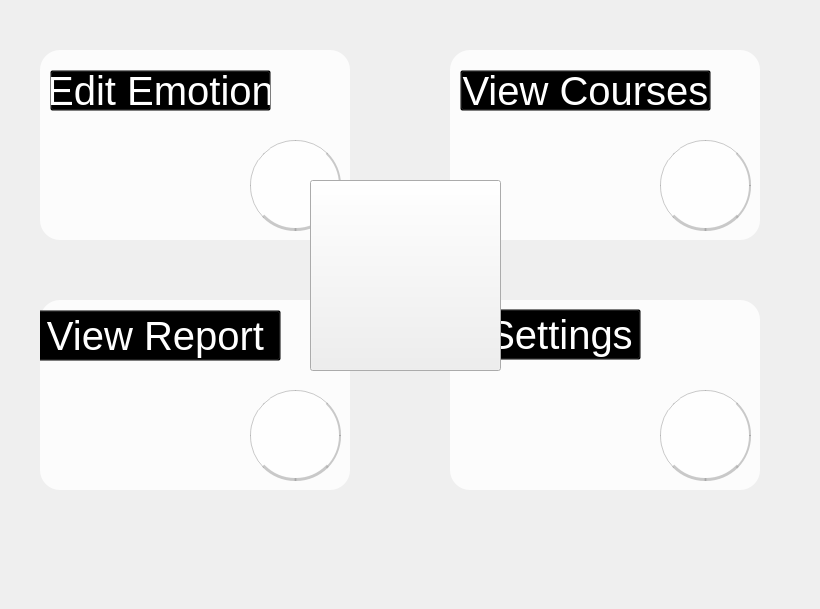
            <widget class="QWidget" name="Home_Page">
             <widget class="QFrame" name="frame">
              <property name="geometry">
               <rect>
                <x>40</x>
                <y>50</y>
                <width>310</width>
                <height>190</height>
               </rect>
              </property>
              <property name="focusPolicy">
               <enum>Qt::StrongFocus</enum>
              </property>
              <property name="acceptDrops">
               <bool>false</bool>
              </property>
              <property name="autoFillBackground">
               <bool>false</bool>
              </property>
              <property name="styleSheet">
               <string notr="true">QFrame{
	background-color: rgba(255, 255, 255,210);
	border-radius:20px;
	
}
QFrame:hover{
	
  	background-color: rgba(255, 255, 255,255);
	border-width: 0px 2px 3px 0;
	border-style: solid;
	border-color:  rgb(163, 163, 163,150) ;
}</string>
              </property>
              <property name="frameShape">
               <enum>QFrame::NoFrame</enum>
              </property>
              <property name="frameShadow">
               <enum>QFrame::Raised</enum>
              </property>
              <property name="lineWidth">
               <number>7</number>
              </property>
              <property name="midLineWidth">
               <number>7</number>
              </property>
              <widget class="QLabel" name="label_8">
               <property name="geometry">
                <rect>
                 <x>-20</x>
                 <y>-20</y>
                 <width>391</width>
                 <height>241</height>
                </rect>
               </property>
               <property name="styleSheet">
                <string notr="true">QLabel{
	background-color: #00000000;
	border-radius:20px;

}
QLabel:hover{
	border: 0px solid;
}</string>
               </property>
               <property name="text">
                <string/>
               </property>
               <property name="pixmap">
                <pixmap>cardBackground2.png</pixmap>
               </property>
               <property name="scaledContents">
                <bool>true</bool>
               </property>
               <property name="margin">
                <number>10</number>
               </property>
              </widget>
              <widget class="QLabel" name="label_7">
               <property name="geometry">
                <rect>
                 <x>210</x>
                 <y>90</y>
                 <width>91</width>
                 <height>91</height>
                </rect>
               </property>
               <property name="styleSheet">
                <string notr="true">QLabel{
	
	border-width: 1px 2px 3px 1px;
	border-style: solid;
	border-color:  rgb(163, 163, 163,150) ;
	border-radius: 45px;

}
QLabel:hover{
	border-width: 2px 3px 4px 2px;
	border-style: solid;
	border-color:  rgb(163, 163, 163,150) ;
}</string>
               </property>
               <property name="text">
                <string/>
               </property>
               <property name="pixmap">
                <pixmap>EE-LOGO.png</pixmap>
               </property>
               <property name="scaledContents">
                <bool>true</bool>
               </property>
               <property name="margin">
                <number>10</number>
               </property>
              </widget>
              <widget class="QPushButton" name="emotionBtn">
               <property name="geometry">
                <rect>
                 <x>10</x>
                 <y>20</y>
                 <width>221</width>
                 <height>41</height>
                </rect>
               </property>
               <property name="styleSheet">
                <string notr="true">QPushButton{
	font-size:40px;
	background-color: #00000000;
	color:white;
	

}
QPushButton:hover{
	text-decoration: underline;
	border:0px solid;
}</string>
               </property>
               <property name="text">
                <string>Edit Emotion</string>
               </property>
              </widget>
             </widget>
             <widget class="QFrame" name="frame_4">
              <property name="geometry">
               <rect>
                <x>450</x>
                <y>50</y>
                <width>310</width>
                <height>190</height>
               </rect>
              </property>
              <property name="styleSheet">
               <string notr="true">QFrame{
	background-color: rgba(255, 255, 255,210);
	border-radius:20px;
	
}
QFrame:hover{
	
  	background-color: rgba(255, 255, 255,255);
	border-width: 0px 2px 3px 0;
	border-style: solid;
	border-color:  rgb(163, 163, 163,150) ;
}</string>
              </property>
              <property name="frameShape">
               <enum>QFrame::StyledPanel</enum>
              </property>
              <property name="frameShadow">
               <enum>QFrame::Raised</enum>
              </property>
              <widget class="QLabel" name="label_9">
               <property name="geometry">
                <rect>
                 <x>-20</x>
                 <y>-20</y>
                 <width>391</width>
                 <height>241</height>
                </rect>
               </property>
               <property name="styleSheet">
                <string notr="true">QLabel{
	background-color: #00000000;
	border-radius:20px;

}
QLabel:hover{
	border: 0px solid;
}</string>
               </property>
               <property name="text">
                <string/>
               </property>
               <property name="pixmap">
                <pixmap>cardBackground2.png</pixmap>
               </property>
               <property name="scaledContents">
                <bool>true</bool>
               </property>
               <property name="margin">
                <number>10</number>
               </property>
              </widget>
              <widget class="QLabel" name="label_11">
               <property name="geometry">
                <rect>
                 <x>210</x>
                 <y>90</y>
                 <width>91</width>
                 <height>91</height>
                </rect>
               </property>
               <property name="styleSheet">
                <string notr="true">QLabel{
	
	border-width: 1px 2px 3px 1px;
	border-style: solid;
	border-color:  rgb(163, 163, 163,150) ;
	border-radius: 45px;

}
QLabel:hover{
	border-width: 2px 3px 4px 2px;
	border-style: solid;
	border-color:  rgb(163, 163, 163,150) ;
}</string>
               </property>
               <property name="text">
                <string/>
               </property>
               <property name="pixmap">
                <pixmap>course-icon.png</pixmap>
               </property>
               <property name="scaledContents">
                <bool>true</bool>
               </property>
               <property name="margin">
                <number>10</number>
               </property>
              </widget>
              <widget class="QPushButton" name="pushButton_4">
               <property name="geometry">
                <rect>
                 <x>10</x>
                 <y>20</y>
                 <width>251</width>
                 <height>41</height>
                </rect>
               </property>
               <property name="styleSheet">
                <string notr="true">QPushButton{
	font-size:40px;
	background-color: #00000000;
	color:white;
	

}
QPushButton:hover{
	text-decoration: underline;
	border:0px solid;
}</string>
               </property>
               <property name="text">
                <string>View Courses</string>
               </property>
              </widget>
             </widget>
             <widget class="QFrame" name="frame_3">
              <property name="geometry">
               <rect>
                <x>40</x>
                <y>300</y>
                <width>310</width>
                <height>190</height>
               </rect>
              </property>
              <property name="styleSheet">
               <string notr="true">QFrame{
	background-color: rgba(255, 255, 255,210);
	border-radius:20px;
	
}
QFrame:hover{
	
  	background-color: rgba(255, 255, 255,255);
	border-width: 0px 2px 3px 0;
	border-style: solid;
	border-color:  rgb(163, 163, 163,150) ;
}</string>
              </property>
              <property name="frameShape">
               <enum>QFrame::StyledPanel</enum>
              </property>
              <property name="frameShadow">
               <enum>QFrame::Raised</enum>
              </property>
              <widget class="QLabel" name="label_12">
               <property name="geometry">
                <rect>
                 <x>-20</x>
                 <y>-20</y>
                 <width>391</width>
                 <height>241</height>
                </rect>
               </property>
               <property name="styleSheet">
                <string notr="true">QLabel{
	background-color: #00000000;
	border-radius:20px;

}
QLabel:hover{
	border: 0px solid;
}</string>
               </property>
               <property name="text">
                <string/>
               </property>
               <property name="pixmap">
                <pixmap>cardBackground2.png</pixmap>
               </property>
               <property name="scaledContents">
                <bool>true</bool>
               </property>
               <property name="margin">
                <number>10</number>
               </property>
              </widget>
              <widget class="QLabel" name="label_14">
               <property name="geometry">
                <rect>
                 <x>210</x>
                 <y>90</y>
                 <width>91</width>
                 <height>91</height>
                </rect>
               </property>
               <property name="styleSheet">
                <string notr="true">QLabel{
	
	border-width: 1px 2px 3px 1px;
	border-style: solid;
	border-color:  rgb(163, 163, 163,150) ;
	border-radius: 45px;

}
QLabel:hover{
	border-width: 2px 3px 4px 2px;
	border-style: solid;
	border-color:  rgb(163, 163, 163,150) ;
}</string>
               </property>
               <property name="text">
                <string/>
               </property>
               <property name="pixmap">
                <pixmap>Report.png</pixmap>
               </property>
               <property name="scaledContents">
                <bool>true</bool>
               </property>
               <property name="margin">
                <number>10</number>
               </property>
              </widget>
              <widget class="QPushButton" name="pushButton_5">
               <property name="geometry">
                <rect>
                 <x>-10</x>
                 <y>10</y>
                 <width>251</width>
                 <height>51</height>
                </rect>
               </property>
               <property name="styleSheet">
                <string notr="true">QPushButton{
	font-size:40px;
	background-color: #00000000;
	color:white;
	

}
QPushButton:hover{
	text-decoration: underline;
	border:0px solid;
}</string>
               </property>
               <property name="text">
                <string>View Report</string>
               </property>
              </widget>
             </widget>
             <widget class="QFrame" name="frame_2">
              <property name="geometry">
               <rect>
                <x>450</x>
                <y>300</y>
                <width>310</width>
                <height>190</height>
               </rect>
              </property>
              <property name="styleSheet">
               <string notr="true">QFrame{
	background-color: rgba(255, 255, 255,210);
	border-radius:20px;
	
}
QFrame:hover{
	
  	background-color: rgba(255, 255, 255,255);
	border-width: 0px 2px 3px 0;
	border-style: solid;
	border-color:  rgb(163, 163, 163,150) ;
}</string>
              </property>
              <property name="frameShape">
               <enum>QFrame::StyledPanel</enum>
              </property>
              <property name="frameShadow">
               <enum>QFrame::Raised</enum>
              </property>
              <widget class="QLabel" name="label_15">
               <property name="geometry">
                <rect>
                 <x>-20</x>
                 <y>-20</y>
                 <width>391</width>
                 <height>241</height>
                </rect>
               </property>
               <property name="styleSheet">
                <string notr="true">QLabel{
	background-color: #00000000;
	border-radius:20px;

}
QLabel:hover{
	border: 0px solid;
}</string>
               </property>
               <property name="text">
                <string/>
               </property>
               <property name="pixmap">
                <pixmap>cardBackground2.png</pixmap>
               </property>
               <property name="scaledContents">
                <bool>true</bool>
               </property>
               <property name="margin">
                <number>10</number>
               </property>
              </widget>
              <widget class="QLabel" name="label_16">
               <property name="geometry">
                <rect>
                 <x>210</x>
                 <y>90</y>
                 <width>91</width>
                 <height>91</height>
                </rect>
               </property>
               <property name="styleSheet">
                <string notr="true">QLabel{
	
	border-width: 1px 2px 3px 1px;
	border-style: solid;
	border-color:  rgb(163, 163, 163,150) ;
	border-radius: 45px;

}
QLabel:hover{
	border-width: 2px 3px 4px 2px;
	border-style: solid;
	border-color:  rgb(163, 163, 163,150) ;
}</string>
               </property>
               <property name="text">
                <string/>
               </property>
               <property name="pixmap">
                <pixmap>gear.png</pixmap>
               </property>
               <property name="scaledContents">
                <bool>true</bool>
               </property>
               <property name="margin">
                <number>10</number>
               </property>
              </widget>
              <widget class="QPushButton" name="pushButton_6">
               <property name="geometry">
                <rect>
                 <x>30</x>
                 <y>9</y>
                 <width>161</width>
                 <height>51</height>
                </rect>
               </property>
               <property name="styleSheet">
                <string notr="true">QPushButton{
	font-size:40px;
	background-color: #00000000;
	color:white;
	

}
QPushButton:hover{
	text-decoration: underline;
	border:0px solid;
}</string>
               </property>
               <property name="text">
                <string>Settings</string>
               </property>
              </widget>
             </widget>
             <widget class="QFrame" name="frame_5">
              <property name="geometry">
               <rect>
                <x>250</x>
                <y>180</y>
                <width>281</width>
                <height>191</height>
               </rect>
              </property>
              <property name="styleSheet">
               <string notr="true">QFrame{
	background-color:#003b5998;
}</string>
              </property>
              <property name="frameShape">
               <enum>QFrame::StyledPanel</enum>
              </property>
              <property name="frameShadow">
               <enum>QFrame::Raised</enum>
              </property>
              <widget class="QPushButton" name="PlayBtn">
               <property name="geometry">
                <rect>
                 <x>60</x>
                 <y>0</y>
                 <width>191</width>
                 <height>191</height>
                </rect>
               </property>
               <property name="styleSheet">
                <string notr="true">QPushButton{
	background-color: rgb(255, 255, 255,220);
	border-radius: 90px;
	}
QPushButton:hover{
	background-color: #FFFFFF;
}r</string>
               </property>
               <property name="text">
                <string/>
               </property>
               <property name="icon">
                <iconset>
                 <normaloff>playbtn.png</normaloff>playbtn.png</iconset>
               </property>
               <property name="iconSize">
                <size>
                 <width>200</width>
                 <height>200</height>
                </size>
               </property>
              </widget>
             </widget>
             <widget class="QLabel" name="label_5">
              <property name="geometry">
               <rect>
                <x>0</x>
                <y>0</y>
                <width>811</width>
                <height>600</height>
               </rect>
              </property>
              <property name="text">
               <string/>
              </property>
              <property name="pixmap">
               <pixmap>bg2.jpg</pixmap>
              </property>
             </widget>
             <zorder>label_5</zorder>
             <zorder>frame</zorder>
             <zorder>frame_4</zorder>
             <zorder>frame_3</zorder>
             <zorder>frame_2</zorder>
             <zorder>frame_5</zorder>
            </widget>
